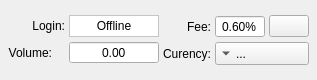
       <widget class="QWidget" name="widgetAccount" native="true">
        <property name="sizePolicy">
         <sizepolicy hsizetype="Preferred" vsizetype="Preferred">
          <horstretch>0</horstretch>
          <verstretch>0</verstretch>
         </sizepolicy>
        </property>
        <property name="maximumSize">
         <size>
          <width>350</width>
          <height>80</height>
         </size>
        </property>
        <property name="accessibleName">
         <string/>
        </property>
        <property name="accessibleDescription">
         <string>FIXED</string>
        </property>
        <layout class="QGridLayout" name="gridLayout_19">
         <property name="leftMargin">
          <number>8</number>
         </property>
         <property name="topMargin">
          <number>8</number>
         </property>
         <property name="rightMargin">
          <number>8</number>
         </property>
         <property name="bottomMargin">
          <number>8</number>
         </property>
         <property name="horizontalSpacing">
          <number>0</number>
         </property>
         <property name="verticalSpacing">
          <number>4</number>
         </property>
         <item row="0" column="0">
          <widget class="QWidget" name="loginVolumeBack" native="true">
           <layout class="QGridLayout" name="gridLayout">
            <property name="leftMargin">
             <number>0</number>
            </property>
            <property name="topMargin">
             <number>0</number>
            </property>
            <property name="rightMargin">
             <number>4</number>
            </property>
            <property name="bottomMargin">
             <number>0</number>
            </property>
            <property name="spacing">
             <number>4</number>
            </property>
            <item row="0" column="0">
             <widget class="QLabel" name="label_8">
              <property name="sizePolicy">
               <sizepolicy hsizetype="Preferred" vsizetype="Preferred">
                <horstretch>0</horstretch>
                <verstretch>0</verstretch>
               </sizepolicy>
              </property>
              <property name="accessibleName">
               <string>LOGIN_LABEL</string>
              </property>
              <property name="text">
               <string>Login:</string>
              </property>
              <property name="alignment">
               <set>Qt::AlignRight|Qt::AlignTrailing|Qt::AlignVCenter</set>
              </property>
             </widget>
            </item>
            <item row="0" column="1">
             <widget class="QLabel" name="accountLoginLabel">
              <property name="sizePolicy">
               <sizepolicy hsizetype="Preferred" vsizetype="Maximum">
                <horstretch>0</horstretch>
                <verstretch>0</verstretch>
               </sizepolicy>
              </property>
              <property name="minimumSize">
               <size>
                <width>90</width>
                <height>22</height>
               </size>
              </property>
              <property name="styleSheet">
               <string notr="true">background: white</string>
              </property>
              <property name="frameShape">
               <enum>QFrame::StyledPanel</enum>
              </property>
              <property name="text">
               <string>Offline</string>
              </property>
              <property name="alignment">
               <set>Qt::AlignCenter</set>
              </property>
              <property name="textInteractionFlags">
               <set>Qt::LinksAccessibleByMouse|Qt::TextSelectableByMouse</set>
              </property>
             </widget>
            </item>
            <item row="1" column="0">
             <layout class="QHBoxLayout" name="horizontalLayout_14">
              <item>
               <widget class="QLabel" name="labelAccountVolume">
                <property name="sizePolicy">
                 <sizepolicy hsizetype="Preferred" vsizetype="Preferred">
                  <horstretch>0</horstretch>
                  <verstretch>0</verstretch>
                 </sizepolicy>
                </property>
                <property name="accessibleName">
                 <string>TR00004</string>
                </property>
                <property name="text">
                 <string>Volume:</string>
                </property>
                <property name="alignment">
                 <set>Qt::AlignRight|Qt::AlignTrailing|Qt::AlignVCenter</set>
                </property>
               </widget>
              </item>
              <item>
               <widget class="QLabel" name="btcLabelAccountVolume">
                <property name="sizePolicy">
                 <sizepolicy hsizetype="Maximum" vsizetype="Preferred">
                  <horstretch>0</horstretch>
                  <verstretch>0</verstretch>
                 </sizepolicy>
                </property>
                <property name="font">
                 <font>
                  <pointsize>11</pointsize>
                  <bold>false</bold>
                 </font>
                </property>
                <property name="accessibleDescription">
                 <string>BTC_ICON</string>
                </property>
                <property name="text">
                 <string/>
                </property>
                <property name="alignment">
                 <set>Qt::AlignCenter</set>
                </property>
               </widget>
              </item>
             </layout>
            </item>
            <item row="1" column="1">
             <widget class="QDoubleSpinBox" name="accountVolume">
              <property name="sizePolicy">
               <sizepolicy hsizetype="Preferred" vsizetype="Fixed">
                <horstretch>0</horstretch>
                <verstretch>0</verstretch>
               </sizepolicy>
              </property>
              <property name="minimumSize">
               <size>
                <width>90</width>
                <height>0</height>
               </size>
              </property>
              <property name="accessibleName">
               <string>BTC</string>
              </property>
              <property name="accessibleDescription">
               <string>CAN_BE_ZERO</string>
              </property>
              <property name="alignment">
               <set>Qt::AlignCenter</set>
              </property>
              <property name="readOnly">
               <bool>true</bool>
              </property>
              <property name="buttonSymbols">
               <enum>QAbstractSpinBox::NoButtons</enum>
              </property>
              <property name="specialValueText">
               <string/>
              </property>
              <property name="prefix">
               <string/>
              </property>
              <property name="decimals">
               <number>2</number>
              </property>
              <property name="minimum">
               <double>0.000000000000000</double>
              </property>
              <property name="maximum">
               <double>999999999.000000000000000</double>
              </property>
              <property name="singleStep">
               <double>0.100000000000000</double>
              </property>
             </widget>
            </item>
           </layout>
          </widget>
         </item>
         <item row="0" column="1">
          <layout class="QGridLayout" name="feeLayout">
           <property name="sizeConstraint">
            <enum>QLayout::SetMaximumSize</enum>
           </property>
           <property name="spacing">
            <number>4</number>
           </property>
           <item row="0" column="0">
            <widget class="QLabel" name="label_18">
             <property name="sizePolicy">
              <sizepolicy hsizetype="Preferred" vsizetype="Preferred">
               <horstretch>0</horstretch>
               <verstretch>0</verstretch>
              </sizepolicy>
             </property>
             <property name="accessibleName">
              <string>FEE_LABEL</string>
             </property>
             <property name="text">
              <string>Fee:</string>
             </property>
             <property name="alignment">
              <set>Qt::AlignRight|Qt::AlignTrailing|Qt::AlignVCenter</set>
             </property>
            </widget>
           </item>
           <item row="1" column="0">
            <widget class="QLabel" name="label_26">
             <property name="sizePolicy">
              <sizepolicy hsizetype="Preferred" vsizetype="Preferred">
               <horstretch>0</horstretch>
               <verstretch>0</verstretch>
              </sizepolicy>
             </property>
             <property name="accessibleName">
              <string>TR00005</string>
             </property>
             <property name="text">
              <string>Curency:</string>
             </property>
             <property name="alignment">
              <set>Qt::AlignRight|Qt::AlignTrailing|Qt::AlignVCenter</set>
             </property>
            </widget>
           </item>
           <item row="0" column="1" colspan="2">
            <layout class="QHBoxLayout" name="feeSpinboxLayout">
             <property name="spacing">
              <number>4</number>
             </property>
             <item>
              <widget class="QDoubleSpinBox" name="accountFee">
               <property name="sizePolicy">
                <sizepolicy hsizetype="Expanding" vsizetype="Fixed">
                 <horstretch>0</horstretch>
                 <verstretch>0</verstretch>
                </sizepolicy>
               </property>
               <property name="minimumSize">
                <size>
                 <width>50</width>
                 <height>0</height>
                </size>
               </property>
               <property name="whatsThis">
                <string>Fee</string>
               </property>
               <property name="accessibleName">
                <string/>
               </property>
               <property name="alignment">
                <set>Qt::AlignCenter</set>
               </property>
               <property name="readOnly">
                <bool>true</bool>
               </property>
               <property name="buttonSymbols">
                <enum>QAbstractSpinBox::NoButtons</enum>
               </property>
               <property name="prefix">
                <string/>
               </property>
               <property name="suffix">
                <string>%</string>
               </property>
               <property name="decimals">
                <number>2</number>
               </property>
               <property name="minimum">
                <double>0.000000000000000</double>
               </property>
               <property name="maximum">
                <double>0.600000000000000</double>
               </property>
               <property name="singleStep">
                <double>0.010000000000000</double>
               </property>
               <property name="value">
                <double>0.600000000000000</double>
               </property>
              </widget>
             </item>
            </layout>
           </item>
           <item row="0" column="3">
            <widget class="QPushButton" name="calcButton">
             <property name="text">
              <string/>
             </property>
             <property name="icon">
              <iconset resource="QtResource.qrc">
               <normaloff>:/Resources/calc.png</normaloff>:/Resources/calc.png</iconset>
             </property>
            </widget>
           </item>
           <item row="1" column="1" colspan="3">
            <widget class="QToolButton" name="currencyMenuTool">
             <property name="sizePolicy">
              <sizepolicy hsizetype="Preferred" vsizetype="Fixed">
               <horstretch>0</horstretch>
               <verstretch>0</verstretch>
              </sizepolicy>
             </property>
             <property name="styleSheet">
              <string notr="true">QToolButton::menu-indicator{width:0px}</string>
             </property>
             <property name="text">
              <string>...</string>
             </property>
             <property name="popupMode">
              <enum>QToolButton::InstantPopup</enum>
             </property>
             <property name="toolButtonStyle">
              <enum>Qt::ToolButtonTextBesideIcon</enum>
             </property>
             <property name="arrowType">
              <enum>Qt::DownArrow</enum>
             </property>
            </widget>
           </item>
          </layout>
         </item>
        </layout>
       </widget>
